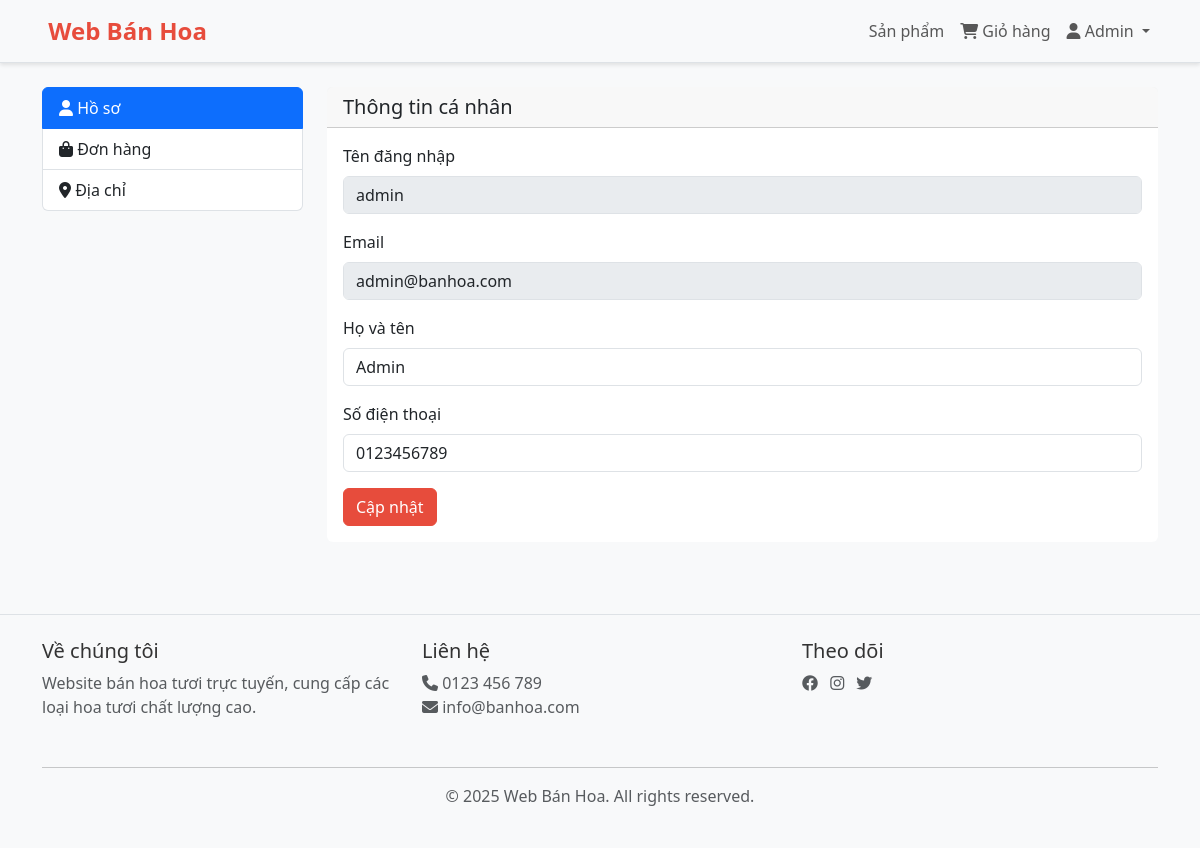
The app's page /profile.php (signed in) with its own data.
### tables this page shows
CREATE TABLE users (
    user_id INT AUTO_INCREMENT PRIMARY KEY,
    username VARCHAR(50) UNIQUE NOT NULL,
    password_hash VARCHAR(255) NOT NULL,
    email VARCHAR(100) UNIQUE NOT NULL,
    full_name VARCHAR(100) NOT NULL,
    phone VARCHAR(15),
    role ENUM('admin', 'customer') DEFAULT 'customer',
    status ENUM('active', 'inactive', 'blocked') DEFAULT 'active',
    created_at TIMESTAMP DEFAULT CURRENT_TIMESTAMP,
    updated_at TIMESTAMP DEFAULT CURRENT_TIMESTAMP ON UPDATE CURRENT_TIMESTAMP
);

### profile.php (called while the page is built)
<?php include 'views/user/profile.php'; ?>

### config/session.php (called while the page is built, shortened)
<?php
function getCurrentUserId() {
    return $_SESSION['user_id'] ?? null;
}
?>

### models/User.php (called while the page is built, shortened)
<?php
class User {
    private $conn;
    private $table = 'users';
    public function __construct($db) {
        $this->conn = $db;
    }
    public function getUserById($user_id) {
        $query = "SELECT * FROM " . $this->table . " WHERE user_id = ?";
        $stmt = $this->conn->prepare($query);
        $stmt->bind_param("i", $user_id);
        $stmt->execute();
        return $stmt->get_result()->fetch_assoc();
    }
}
?>

### views/user/profile.php (the view, shortened to what this page needs)
<?php
require_once 'config/session.php';
$conn = require 'config/database.php';
require_once 'models/User.php';
$user_model = new User($conn);
$user = $user_model->getUserById(getCurrentUserId());
?>
<?php include 'views/layout/header.php'; ?>
<div class="container">
    <div class="row">
        <div class="col-md-3">
            <div class="list-group">
                <a href="/web_banhoa/profile.php" class="list-group-item list-group-item-action active">
                    <i class="fas fa-user"></i> Hồ sơ
                </a>
                <a href="/web_banhoa/orders.php" class="list-group-item list-group-item-action">
                    <i class="fas fa-shopping-bag"></i> Đơn hàng
                </a>
                <a href="/web_banhoa/addresses.php" class="list-group-item list-group-item-action">
                    <i class="fas fa-map-marker-alt"></i> Địa chỉ
                </a>
            </div>
        </div>
        <div class="col-md-9">
            <div class="card">
                <div class="card-header">
                    <h5 class="mb-0">Thông tin cá nhân</h5>
                </div>
                <div class="card-body">
                    <form method="POST">
                        <div class="mb-3">
                            <label for="username" class="form-label">Tên đăng nhập</label>
                            <input type="text" class="form-control" id="username" value="<?php echo $user['username']; ?>" disabled>
                        </div>
                        <div class="mb-3">
                            <label for="email" class="form-label">Email</label>
                            <input type="email" class="form-control" id="email" value="<?php echo $user['email']; ?>" disabled>
                        </div>
                        <div class="mb-3">
                            <label for="full_name" class="form-label">Họ và tên</label>
                            <input type="text" class="form-control" id="full_name" name="full_name" value="<?php echo $user['full_name']; ?>" required>
                        </div>
                        <div class="mb-3">
                            <label for="phone" class="form-label">Số điện thoại</label>
                            <input type="tel" class="form-control" id="phone" name="phone" value="<?php echo $user['phone']; ?>">
                        </div>
                        <button type="submit" class="btn btn-primary">Cập nhật</button>
                    </form>
                </div>
            </div>
        </div>
    </div>
</div>
<?php include 'views/layout/footer.php'; ?>

### assets/css/style.css (style rules this page uses)
:root { --primary-color: #e74c3c; --secondary-color: #3498db; --light-color: #ecf0f1; --dark-color: #2c3e50; }
* { margin: 0; padding: 0; box-sizing: border-box; }
body { font-family: 'Segoe UI', Tahoma, Geneva, Verdana, sans-serif; background-color: #f8f9fa; color: #333; }
.card { border: none; transition: transform 0.3s ease, box-shadow 0.3s ease; }
.btn-primary { background-color: var(--primary-color); border-color: var(--primary-color); }
.card { animation: fadeIn 0.3s ease; }

### records on screen
users: username "admin", email "admin@banhoa.com", full_name "Admin", phone "0123456789"

### other values on screen
$_SESSION['full_name'] "Admin"
